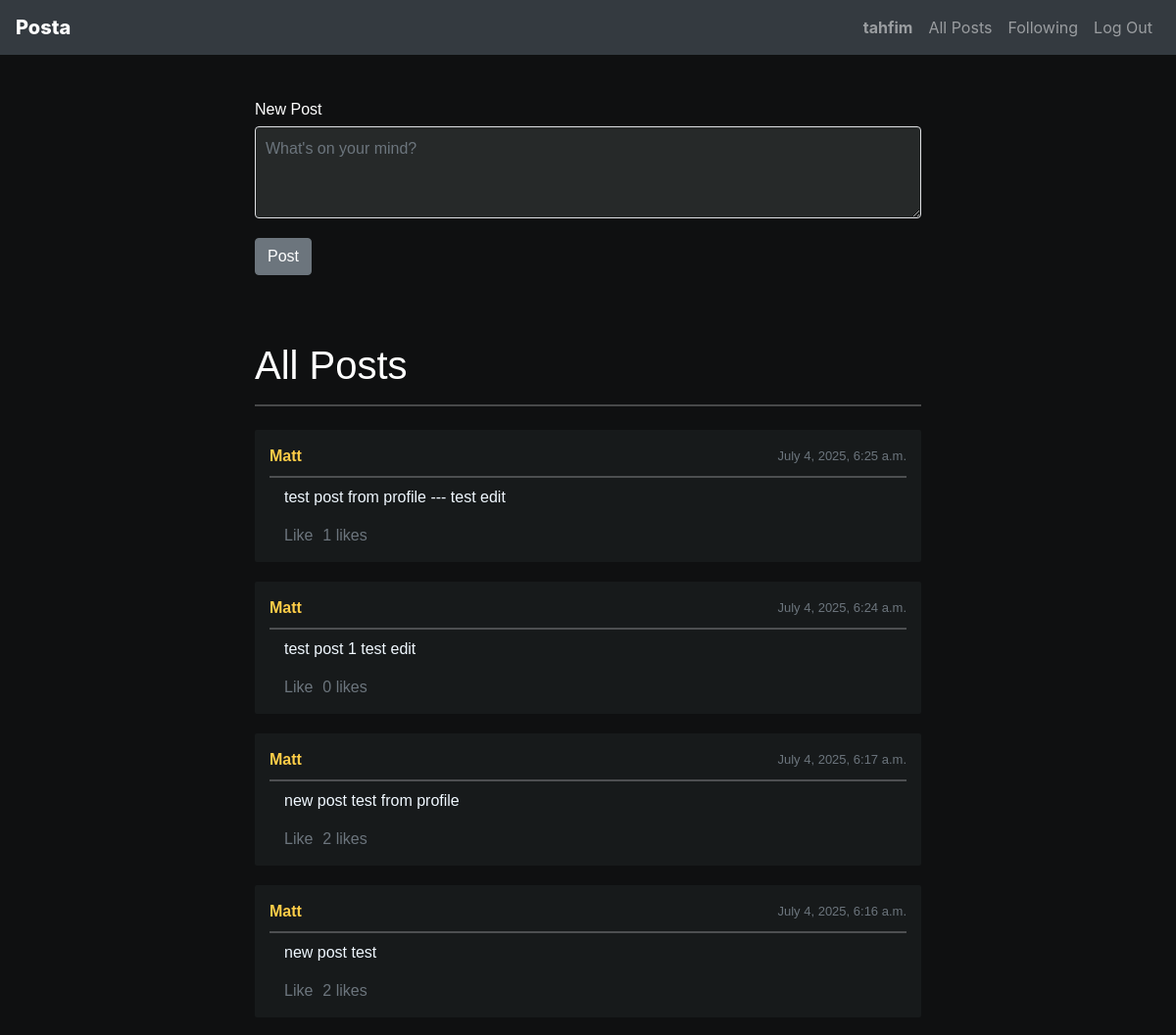
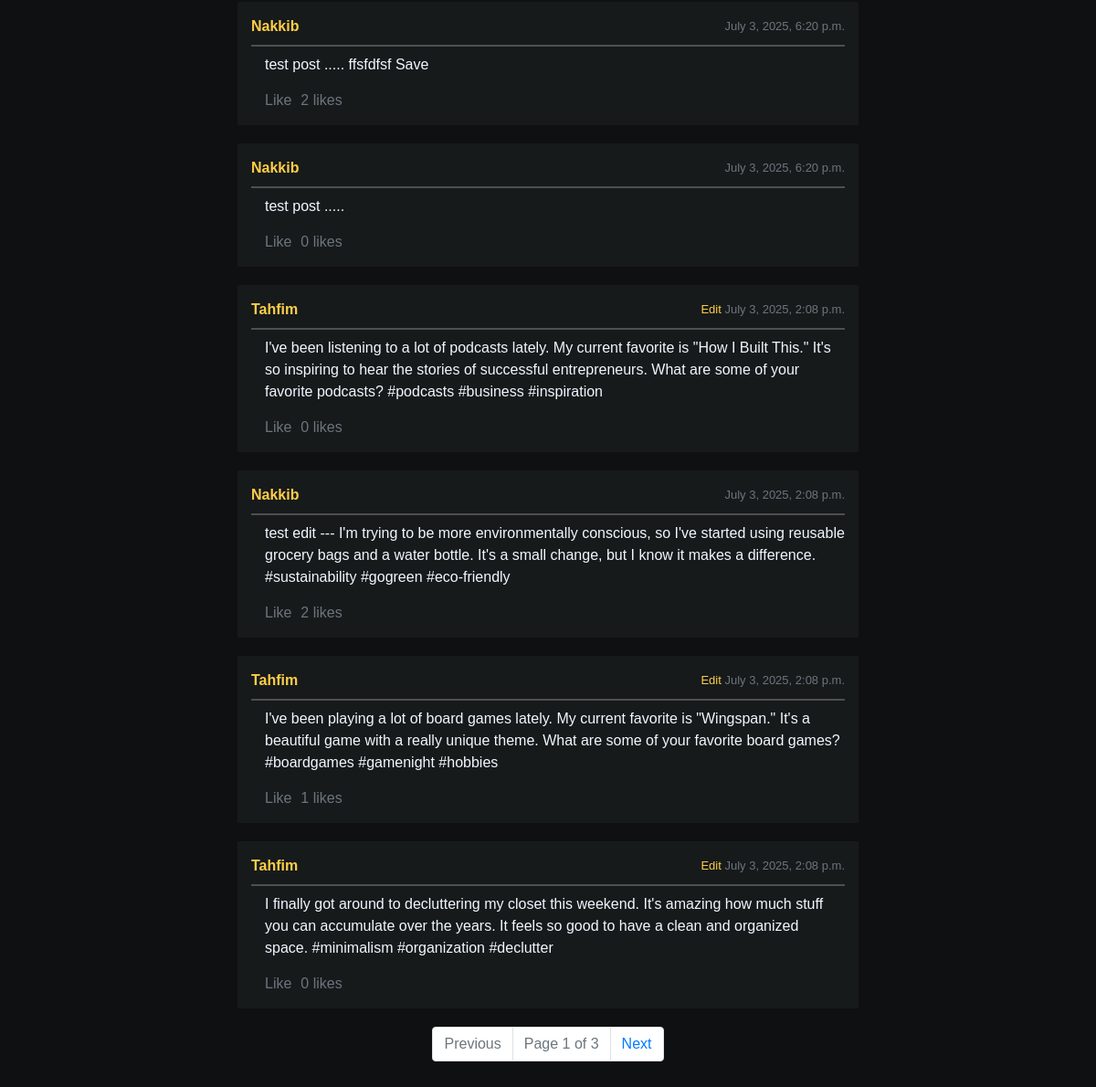
/ (signed in), run on the app's committed database (2 pictures, top to bottom).
### network/models.py (models this page shows, shortened)
class User(AbstractUser):
    followers = models.ManyToManyField(
        "self",
        related_name="following",
        symmetrical=False,
        blank=True,
    )

class Post(models.Model):
    user = models.ForeignKey(User, on_delete=models.CASCADE, related_name="posts")
    content = models.TextField()
    timestamp = models.DateTimeField(auto_now_add=True)
    like_count = models.PositiveIntegerField(default=0)
    liked_by = models.ManyToManyField(
        User,
        related_name="liked_posts",
        blank=True,
    )

### network/views.py (the view)
# urls.py: path("", views.index, name="index"),
def index(request):
    all_posts = Post.objects.all().order_by("-timestamp")
    paginator = Paginator(all_posts, 10)  #10 post per page
    page_number = request.GET.get('page', 1)
    page_obj = paginator.get_page(page_number)
    return render(request, "network/index.html", {
        "index_title" : "All Posts",
        "posts": page_obj,
    })

### network/templates/network/index.html
{% extends "network/layout.html" %}
{% load static %}
{% block body %}
     {% if index_title == "All Posts" and request.user.is_authenticated %}
     <form id="new_post_form">
        <div class="form-group">
            <label for="post-content">New Post</label>
            <textarea class="form-control" id="post-content" rows="3" placeholder="What's on your mind?"></textarea>
        </div>
        <button type="submit" class="btn btn-secondary">Post</button>
     </form>
     <br><br>
     {% endif %}
    <h1 id="index_title"> {{ index_title }} </h1> <hr>
    <div id="posts-container" class="mt-4">
        {% for post in posts %}
        <div class="post">
            <div class="post-header">
                        <a href="{% url 'profile' post.user.username %}"> <strong>{{ post.user.username|title }}</strong> </a>
                        <span class="text-muted float-end" style="font-size: small;">
                            {% if request.user == post.user %}
                            <a class="post_edit_button" href="#" data-postid="{{ post.id }}">Edit</a>
                            {% endif %}
                            {{ post.timestamp }}</span>
                    </div>
                    <hr class="my-2 hr">
                    <div class="post-content">
                        {{ post.content }}
                    </div>
                    <div class="post-actions">
                        {% if request.user.is_authenticated %}
                        <a class="like_button text-muted " data-postid="{{ post.id }}">Like</a>
                        {% endif %}
                        <span class="text-muted " id="like_count_{{ post.id }}"> {{ post.like_count }} likes</span>
                    </div>
            </div>
        {% empty %}
            <p>No posts available.</p>
        {% endfor %}
    </div>
<nav aria-label="Page navigation">
    <ul class="pagination justify-content-center">
        {% if posts.has_previous %}
            <li class="page-item">
                <a class="page-link" href="?page={{ posts.previous_page_number }}">Previous</a>
            </li>
        {% else %}
            <li class="page-item disabled">
                <a class="page-link" href="#" tabindex="-1" aria-disabled="true">Previous</a>
            </li>
        {% endif %}
        <li class="page-item disabled">
            <a class="page-link" href="#">Page {{ posts.number }} of {{ posts.paginator.num_pages }}</a>
        </li>
        {% if posts.has_next %}
            <li class="page-item">
                <a class="page-link" href="?page={{ posts.next_page_number }}">Next</a>
            </li>
        {% else %}
            <li class="page-item disabled">
                <a class="page-link" href="#" tabindex="-1" aria-disabled="true">Next</a>
            </li>
        {% endif %}
    </ul>
</nav>
{% endblock %}

### network/templates/network/layout.html (shortened to what this page needs)
{% load static %}
<!DOCTYPE html>
<html lang="en">
    <head>
        <link rel="stylesheet" href="https://stackpath.bootstrapcdn.com/bootstrap/4.4.1/css/bootstrap.min.css">
        <link href="{% static 'network/styles.css' %}" rel="stylesheet">
    </head>
    <body>
        <nav id="menu-bar" class="navbar navbar-expand-lg navbar-dark bg-dark fixed-top">
            <a class="navbar-brand" href="/" style="font-weight: 800;">Posta</a>
            <div class="collapse navbar-collapse" id="navbarNavDropdown">
                <ul class="navbar-nav ml-auto">
                    {% if request.user.is_authenticated %}
                        <li class="nav-item">
                            <a class="nav-link" href="{% url 'profile' request.user.username %}"><strong>{{ request.user.username }}</strong></a>
                        </li>
                    {% endif %}
                    <li class="nav-item">
                        <a id="all-posts" class="nav-link" href="{% url 'index' %}">All Posts</a>
                    </li>
                    {% if request.user.is_authenticated %}
                        <li class="nav-item">
                            <a class="nav-link" id="following-posts" href="{% url 'following_posts' %}">Following</a>
                        </li>
                        <li class="nav-item">
                            <a class="nav-link" href="{% url 'logout' %}">Log Out</a>
                        </li>
                    {% endif %}
                </ul>
            </div>
        </nav>
        <div class="body">
            {% block body %}
            {% endblock %}
        </div>
    </body>
</html>

### network/static/network/styles.css (style rules this page uses)
body, html { background-color: #0f1011; color: #ffffff; }
.body { padding: 20px; font-family: Verdana, Geneva, Tahoma, sans-serif; font-weight: 500; background-color: #0f1011; padding-top: 80px }
@media screen and (min-width: 1000px) { .body { width: 60%; margin: 0 auto; } }
.form-group { margin-top: 20px; margin-bottom: 20px; }
.form-group textarea { width: 100%; padding: 10px; margin-top: 5px; border: 1px solid #dfe1e5; border-radius: 4px; }
.form-group label { margin-bottom: 5px; display: block; }
.post { background-color: #171a1b; border-radius: 2px; padding: 15px; margin-bottom: 20px; }
.post-content { font-size: 16px; line-height: 1.5; margin-left: 15px; color: aliceblue; }
.post-header { display: flex; justify-content: space-between; align-items: center; }
hr { border: none; border-top: 2px solid #dfe1e544; }
#following-posts { cursor: pointer; }
#new_post_form { margin-bottom: 20px; }
textarea { margin-right: 20px; width: 80%; border: none; background-color: #262929 !important; color: #ffffff; }
textarea::placeholder { color: #ffffff; opacity: 1; }
.post-header a { text-decoration: none; color: #ffce48; }
.post-actions { display: flex; margin-left: 15px; margin-top: 15px; }
.like_button { color: #80acf1; cursor: pointer; margin-right: 10px; text-decoration: underline; }
body { color: #ffffff; }

### data on the page
User: user.username "tahfim"
Post: user.username "Matt", timestamp "July 4, 2025, 6:25 a.m.", content "test post from profile --- test edit", like_count "1"
Post: user.username "Matt", timestamp "July 4, 2025, 6:24 a.m.", content "test post 1 test edit", like_count "0"
Post: user.username "Matt", timestamp "July 4, 2025, 6:17 a.m.", content "new post test from profile", like_count "2"
Post: user.username "Matt", timestamp "July 4, 2025, 6:16 a.m.", content "new post test", like_count "2"
Post: user.username "Nakkib", timestamp "July 3, 2025, 6:20 p.m.", content "test post ..... ffsfdfsf Save", like_count "2"
Post: user.username "Nakkib", timestamp "July 3, 2025, 6:20 p.m.", content "test post .....", like_count "0"
Post: user.username "Tahfim", timestamp "July 3, 2025, 2:08 p.m.", content "I've been listening to a lot of podcasts lately. My current favorite is \"How I Built This.\" It's so inspiring to hear the stories of successful entrepreneurs. What are some of your favorite podcasts? #podcasts #business #inspiration", like_count "0"
Post: user.username "Nakkib", timestamp "July 3, 2025, 2:08 p.m.", content "test edit --- I'm trying to be more environmentally conscious, so I've started using reusable grocery bags and a water bottle. It's a small change, but I know it makes a difference. #sustainability #gogreen #eco-friendly", like_count "2"
Post: user.username "Tahfim", timestamp "July 3, 2025, 2:08 p.m.", content "I've been playing a lot of board games lately. My current favorite is \"Wingspan.\" It's a beautiful game with a really unique theme. What are some of your favorite board games? #boardgames #gamenight #hobbies", like_count "1"
Post: user.username "Tahfim", timestamp "July 3, 2025, 2:08 p.m.", content "I finally got around to decluttering my closet this weekend. It's amazing how much stuff you can accumulate over the years. It feels so good to have a clean and organized space. #minimalism #organization #declutter", like_count "0"

### other printed values
{{ index_title }} "All Posts"
{{ posts.number }} "1"
{{ posts.paginator.num_pages }} "3"
